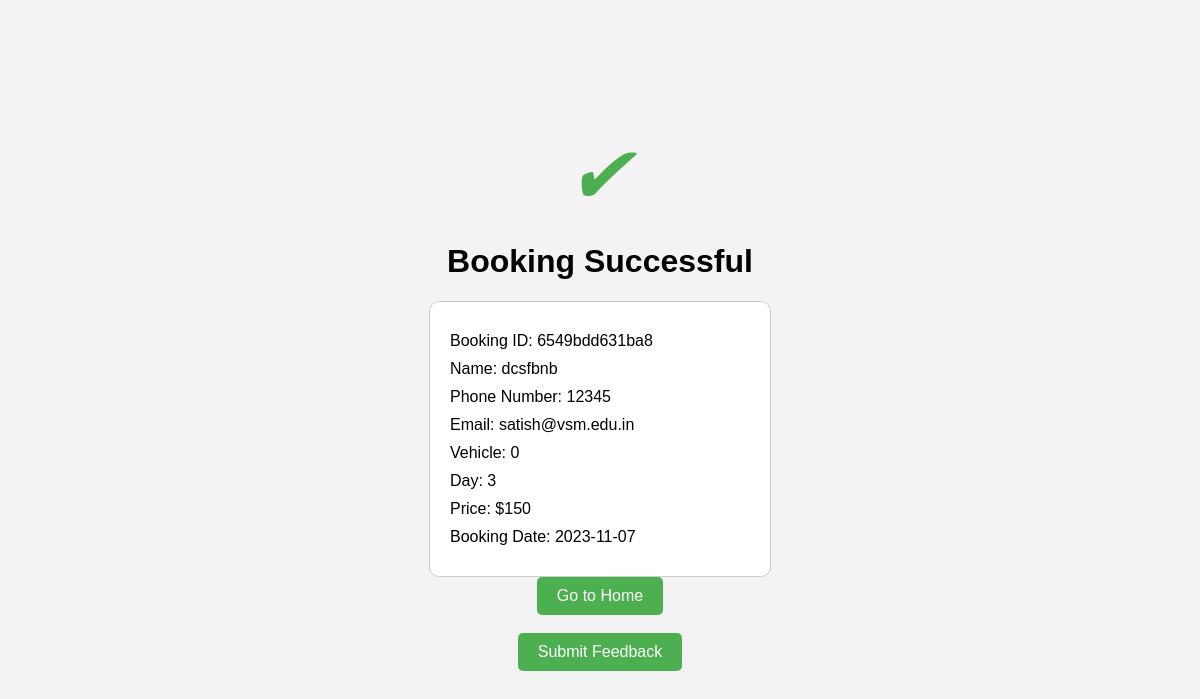
Page /vsuccess.php?bookingID=6549bdd631ba8 on the committed database.
### tables this page shows
CREATE TABLE `vehicles` (
  `name` varchar(30) NOT NULL,
  `num` varchar(30) NOT NULL,
  `email` varchar(30) NOT NULL,
  `vehicle` varchar(30) NOT NULL,
  `day` varchar(30) NOT NULL,
  `price` varchar(30) NOT NULL,
  `booking_id` varchar(30) NOT NULL,
  `booking_date` varchar(10) NOT NULL,
  `status` varchar(30) NOT NULL
);

### vsuccess.php (the view, shortened to what this page needs)
<!DOCTYPE html>
<html>
<head>
</head>
<body>
    <div class="success-container">
        <i class="success-icon">&#10004;</i>
        <h1>Booking Successful</h1>
        <?php
        $bookingID = $_GET['bookingID'];
        $dbHost = 'localhost';
        $dbUser = 'root';
        $dbPass = '';
        $dbName = 'trekline';
        $conn = new mysqli($dbHost, $dbUser, $dbPass, $dbName);
        $sql = "SELECT * FROM vehicles WHERE booking_id = '$bookingID'";
        $result = $conn->query($sql);
        if ($result->num_rows > 0) {
            while ($row = $result->fetch_assoc()) {
                echo "<div class='invoice'>";
                echo "<p>Booking ID: " . $row['booking_id'] . "</p>";
                echo "<p>Name: " . $row['name'] . "</p>";
                echo "<p>Phone Number: " . $row['num'] . "</p>";
                echo "<p>Email: " . $row['email'] . "</p>";
                echo "<p>Vehicle: " . $row['vehicle'] . "</p>";
                echo "<p>Day: " . $row['day'] . "</p>";
                echo "<p>Price: " . $row['price'] . "</p>";
                echo "<p>Booking Date: " . $row['booking_date'] . "</p>";
                echo "</div>";
            }
        }
        ?>
        <a class="go-home-btn" href="index.php">Go to Home</a><br>
        <a class="go-home-btn" href="submit_feedback.php">Submit Feedback</a>
    </div>
</body>
</html>

### vsuccess.php (style rules this page uses)
body { font-family: Arial, sans-serif; text-align: center; margin: 0; padding: 0; background-color: #f3f3f3; }
.success-container { display: flex; flex-direction: column; align-items: center; justify-content: center; height: 100vh; }
.success-icon { color: #4CAF50; font-size: 80px; }
.invoice { border: 1px solid #ccc; border-radius: 10px; padding: 20px; width: 300px; text-align: left; background-color: #fff; }
.invoice p { margin: 10px 0; }
.go-home-btn { display: inline-block; background-color: #4CAF50; color: #fff; padding: 10px 20px; border: none; border-radius: 5px; text-decoration: none; }

### rows in the picture
vehicles: booking "6549bdd631ba8", name "dcsfbnb", num "12345", email "satish@vsm.edu.in", vehicle "0", day "3", price "$150", booking_date "2023-11-07"
